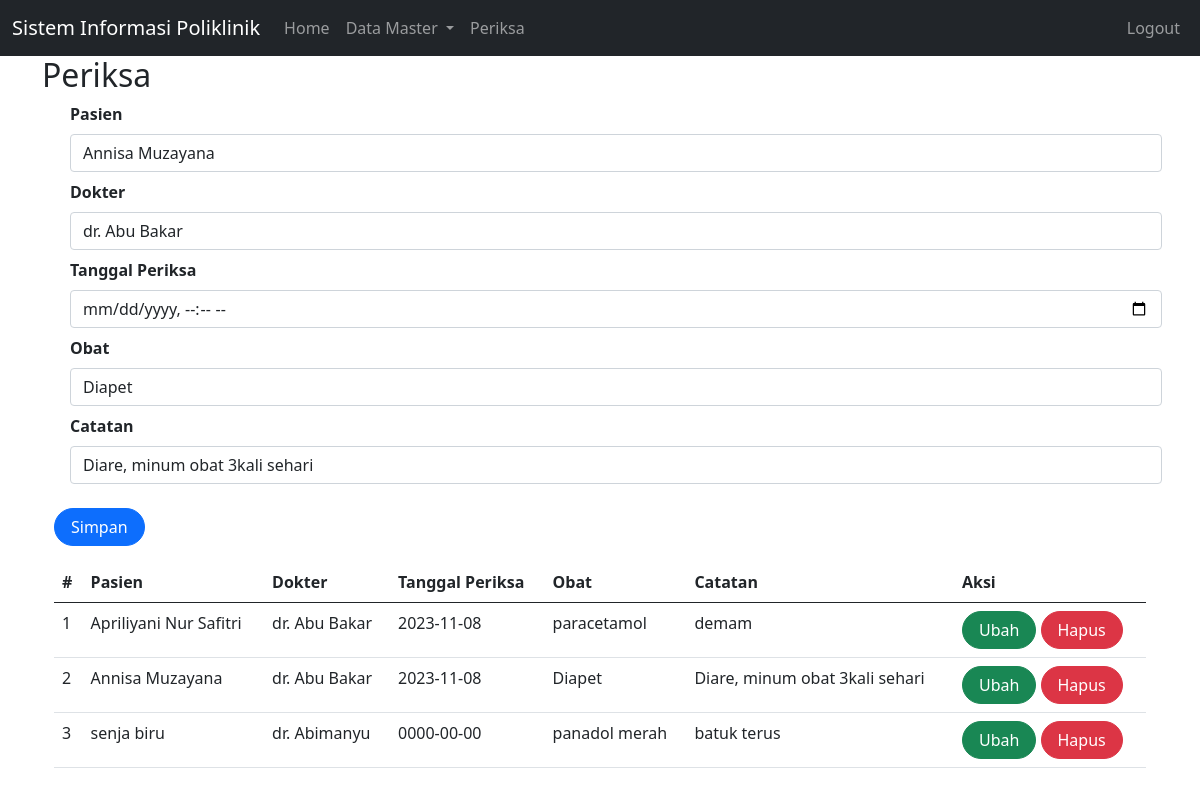
/index.php?page=periksa&id=3 (signed in), run on the app's committed database.
### tables this page shows
CREATE TABLE `periksa` (
  `id` int(10) UNSIGNED NOT NULL,
  `id_dokter` int(10) UNSIGNED NOT NULL,
  `id_pasien` int(10) UNSIGNED NOT NULL,
  `tgl_periksa` date NOT NULL,
  `obat` text DEFAULT NULL,
  `catatan` text DEFAULT NULL
);

CREATE TABLE `pasien` (
  `id` int(10) UNSIGNED NOT NULL,
  `nama` varchar(255) DEFAULT NULL,
  `alamat` varchar(255) DEFAULT NULL,
  `no_hp` varchar(50) DEFAULT NULL
);

CREATE TABLE `dokter` (
  `id` int(10) UNSIGNED NOT NULL,
  `nama` varchar(255) DEFAULT NULL,
  `alamat` varchar(255) DEFAULT NULL,
  `no_hp` varchar(50) DEFAULT NULL
);

### periksa.php (the view, shortened to what this page needs)
<?php
include_once("koneksi.php");
?>
<!DOCTYPE html>
<html lang="en">
<head>
    <link href="https://cdn.jsdelivr.net/npm/bootstrap@5.0.2/dist/css/bootstrap.min.css"
    rel="stylesheet"
>
</head>
<body>
    <div class="container">
<form class="form row" method="POST" action="" name="myForm" onsubmit="return(validate());">
    <?php
    $id_pasien = '';
    $id_dokter = '';
    $tgl_periksa = '';
    $obat = '';
    $catatan = '';
    if (isset($_GET['id'])) {
        $ambil = mysqli_query($mysqli,
        "SELECT * FROM periksa WHERE id='" . $_GET['id'] . "'");
        while ($row = mysqli_fetch_array($ambil)) {
            $id_pasien = $row['id_pasien'];
            $id_dokter = $row['id_dokter'];
            $tgl_periksa= $row['tgl_periksa'];
            $obat= $row['obat'];
            $catatan= $row['catatan'];
        }
    ?>
    <?php
    }
    ?>
    <div class="form-group mx-sm-3 mb-2">
    <label for="inputPasien" class="form-label fw-bold">Pasien</label>
    <select class="form-control" name="id_pasien">
        <?php
        $selected = '';
        $pasien = mysqli_query($mysqli, "SELECT * FROM pasien");
        while ($data = mysqli_fetch_array($pasien)) {
            if ($data['id'] == $id_pasien) {
                $selected = 'selected="selected"';
            } else {
                $selected = '';
            }
        ?>
            <option value="<?php echo $data['id'] ?>" <?php echo $selected ?>><?php echo $data['nama'] ?></option>
        <?php
        }
        ?>
    </select>
    </div>
    <div class="form-group mx-sm-3 mb-2">
    <label for="inputDokter" class="form-label fw-bold">Dokter</label>
    <select class="form-control" name="id_dokter">
        <?php
        $selected = '';
        $dokter = mysqli_query($mysqli, "SELECT * FROM dokter");
        while ($data = mysqli_fetch_array($dokter)) {
            if ($data['id'] == $id_dokter) {
                $selected = 'selected="selected"';
            } else {
                $selected = '';
            }
        ?>
            <option value="<?php echo $data['id'] ?>" <?php echo $selected ?>><?php echo $data['nama'] ?></option>
        <?php
        }
        ?>
    </select>
    </div>
    <div class="form-group mx-sm-3 mb-2">
        <label for="inputTglPeriksa" class="form-label fw-bold">
            Tanggal Periksa
        </label>
        <input type="datetime-local" class="form-control" name="tgl_periksa" id="inputTglPeriksa" placeholder="Tanggal Periksa" value="<?php echo $tgl_periksa ?>">
    </div>
    <div class="form-group mx-sm-3 mb-2">
        <label for="inputObat" class="form-label fw-bold">
            Obat
        </label>
        <input type="text" class="form-control" name="obat" id="inputObat" placeholder="Obat" value="<?php echo $obat ?>">
    </div>
    <div class="form-group mx-sm-3 mb-2">
        <label for="inputCatatan" class="form-label fw-bold">
            Catatan
        </label>
        <input type="text" class="form-control" name="catatan" id="inputCatatan" placeholder="Catatan" value="<?php echo $catatan ?>">
    </div>
    <div class="mt-3">
        <button type="submit" class="btn btn-primary rounded-pill px-3" name="simpan">Simpan</button>
    </div>
</form>
<table class="table table-hover mt-3">
    <thead>
        <tr>
            <th scope="col">#</th>
            <th scope="col">Pasien</th>
            <th scope="col">Dokter</th>
            <th scope="col">Tanggal Periksa</th>
            <th scope="col">Obat</th>
            <th scope="col">Catatan</th>
            <th scope="col">Aksi</th>
        </tr>
    </thead>
    <tbody>
        <?php
        $result = mysqli_query($mysqli, "SELECT pr.*,d.nama as 'nama_dokter', p.nama as 'nama_pasien' FROM periksa pr LEFT JOIN dokter d ON (pr.id_dokter=d.id) LEFT JOIN pasien p ON (pr.id_pasien=p.id) ORDER BY pr.tgl_periksa DESC");
        $no = 1;
        while ($data = mysqli_fetch_array($result)) {
        ?>
            <tr>
                <td><?php echo $no++ ?></td>
                <td><?php echo $data['nama_pasien'] ?></td>
                <td><?php echo $data['nama_dokter'] ?></td>
                <td><?php echo $data['tgl_periksa'] ?></td>
                <td><?php echo $data['obat'] ?></td>
                <td><?php echo $data['catatan'] ?></td>
                <td>
                <a class="btn btn-success rounded-pill px-3"
                    href="index.php?page=periksa&id=<?php echo $data['id'] ?>">Ubah
                    </a>
                    <a class="btn btn-danger rounded-pill px-3"
                    href="index.php?page=periksa&id=<?php echo $data['id'] ?>&aksi=hapus">Hapus
                    </a>
                </td>
            </tr>
        <?php
        }
        ?>
    </tbody>
</table>
</body>
</html>

### data on the page
periksa: obat "Diapet", catatan "Diare, minum obat 3kali sehari", id_pasien.nama "Annisa Muzayana", id_dokter.nama "dr. Abu Bakar", tgl_periksa "2023-11-08"
periksa: id_pasien.nama "Apriliyani Nur Safitri", id_dokter.nama "dr. Abu Bakar", tgl_periksa "2023-11-08", obat "paracetamol", catatan "demam"
periksa: id_pasien.nama "senja biru", id_dokter.nama "dr. Abimanyu", tgl_periksa "0000-00-00", obat "panadol merah", catatan "batuk terus"

### other printed values
$_GET['page'] "Periksa"
form field id_pasien "Annisa Muzayana"
form field id_dokter "dr. Abu Bakar"
